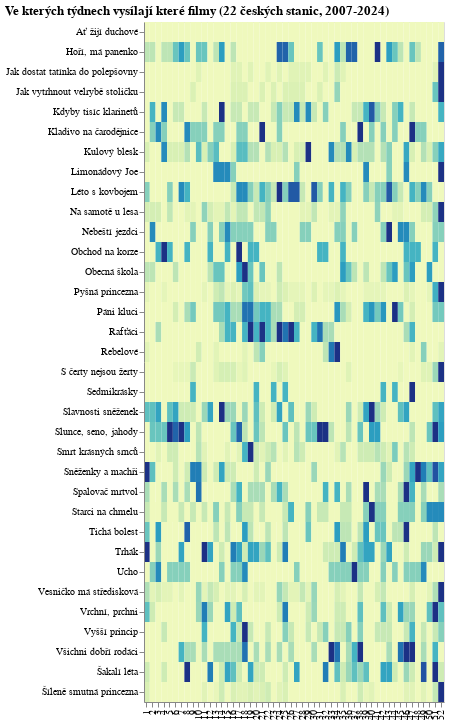

Notebook code for this chart:
### Code cell
alt.Chart(
    do_grafu2,
    width=300,
    title=alt.Title(f'Ve kterých týdnech vysílají které filmy ({len(df.select(pl.col('kanal')).unique().to_series().to_list())} českých stanic, 2007-2024)', anchor="start")
).mark_rect().encode(
    alt.X('datum:N', axis=alt.Axis(title=None)),
    alt.Y('co:N', axis=alt.Axis(title=None)),
    alt.Color('len:Q', legend=None)
)

### Figure 1 — Vega-Lite specification as saved in the notebook (floating-point values rounded to 4 significant figures; data arrays with more than 128 entries replaced by an {"elided": "..."} marker saying what was removed)
{"config": {"view": {"continuousWidth": 300, "continuousHeight": 300}}, "data": {"name": "data-a815b5cfaa9f1e9f395b78a96a7f4efe"}, "mark": {"type": "rect"}, "encoding": {"color": {"field": "len", "legend": null, "type": "quantitative"}, "x": {"axis": {"title": null}, "field": "datum", "type": "nominal"}, "y": {"axis": {"title": null}, "field": "co", "type": "nominal"}}, "title": {"text": "Ve kterých týdnech vysílají které filmy (22 českých stanic, 2007-2024)", "anchor": "start"}, "width": 300, "$schema": "https://vega.github.io/schema/vega-lite/v5.8.0.json", "datasets": {"data-a815b5cfaa9f1e9f395b78a96a7f4efe": {"elided": "1820 records"}}}
